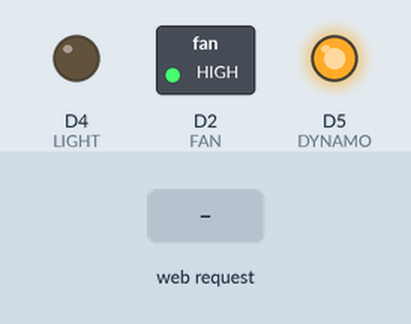
The sketch below on a simulated ESP8266 (NodeMCU). On the bench: switched loads named in the sketch (green lamp = pin HIGH), output pins drawn as LEDs (lit = HIGH). The test bench sets the inputs (shaded band). WiFi joins after 1.5 s; servers stay silent unless stated; what the sketch prints to the serial monitor is not drawn.

Above: at 2.7 s.
2.8 s: HTTP request GET /fanon received
At 3.1 s:
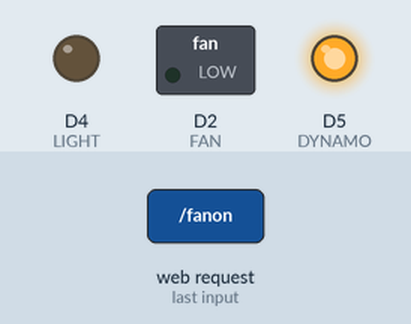
4.3 s: HTTP request GET /lightoff received
At 5.4 s:
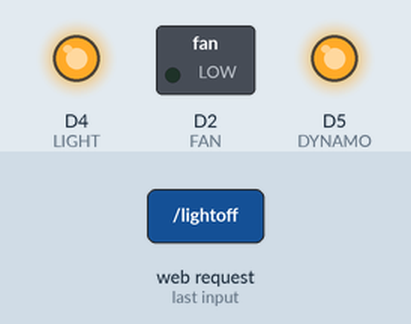
5.8 s: HTTP request GET /fanoff received
At 6.6 s:
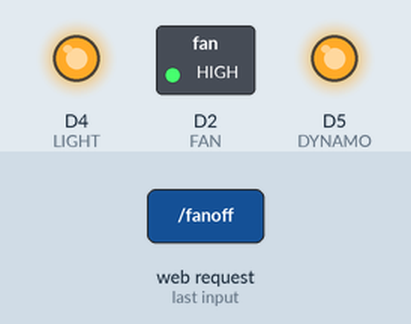
7.3 s: HTTP request GET /dynamoon received
At 7.7 s:
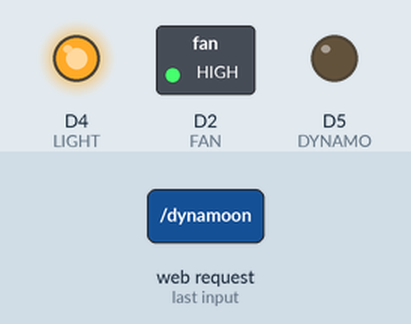
8.8 s: HTTP request GET /lighton received
At 10.0 s:
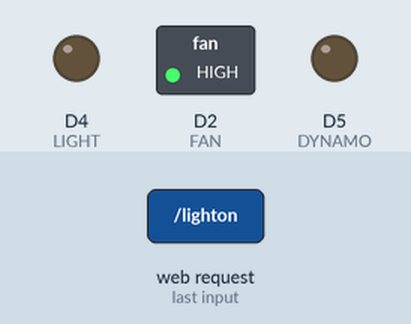
10.3 s: HTTP request GET /fanon received
At 11.2 s:
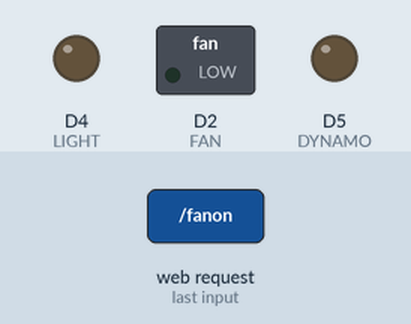
Timing chart, 0 to 12.8 s (numbered marks = the images above; inputs shaded):
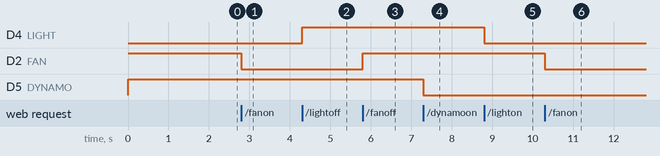

Measured:
- after the input at 2.8 s, D2 (FAN): HIGH → LOW at once
- after the input at 4.3 s, D4 (LIGHT): LOW → HIGH at once
- after the input at 5.8 s, D2 (FAN): LOW → HIGH at once
- after the input at 7.3 s, D5 (DYNAMO): HIGH → LOW at once
- after the input at 8.8 s, D4 (LIGHT): HIGH → LOW at once
- after the input at 10.3 s, D2 (FAN): HIGH → LOW at once

The sketch:

fan_light_dynamo_browser.ino
```cpp
#include <ESP8266WiFi.h>
#define FAN D2
#define LIGHT D4
#define DYNAMO D5
const char* ssid = "D'RIVERA ATAS";
const char* password = "samasama";
unsigned char status_fan = 1;
unsigned char status_light = 0;
unsigned char status_dynamo = 1;
WiFiServer server(80);

void setup(){
  Serial.begin(115200);
  pinMode(FAN, OUTPUT);
  pinMode(LIGHT, OUTPUT);
  pinMode(DYNAMO, OUTPUT);
  digitalWrite(FAN,HIGH);
  digitalWrite(LIGHT,LOW);
  digitalWrite(DYNAMO,HIGH);
  Serial.println();
  Serial.println();
  Serial.print("Connecting to ");
  Serial.println(ssid);
  WiFi.begin(ssid, password);
  while(WiFi.status()!=WL_CONNECTED)
  {
    delay(500);
    Serial.print(".");
  }
  Serial.println("");
  Serial.println("Wifi Connected");
  server.begin();
  Serial.println("Server Started");
  Serial.println(WiFi.localIP());
}
void loop(){
  WiFiClient client = server.available();
  if(!client)
  {
    return;
  }
  Serial.println("new client");
  while(!client.available())
  {
    delay(1);
  }
  String req = client.readStringUntil('\r');
  Serial.println(req);
  client.flush();

  if(req.indexOf("/fanon") != -1)
  {
    status_fan=0;
    digitalWrite(FAN,LOW);
    Serial.println("FAN ON");
  }
  else if(req.indexOf("/fanoff") != -1)
  {
    status_fan=1;
    digitalWrite(FAN,HIGH);
    Serial.println("FAN OFF");
  }

  if(req.indexOf("/lighton") != -1)
  {
    status_light=0;
    digitalWrite(LIGHT,LOW);
    Serial.println("LIGHT ON");
  }
  else if(req.indexOf("/lightoff") != -1)
  {
    status_light=1;
    digitalWrite(LIGHT,HIGH);
    Serial.println("LIGHT OFF");
  }

  if(req.indexOf("/dynamoon") != -1)
  {
    status_dynamo=0;
    digitalWrite(DYNAMO,LOW);
    Serial.println("DYNAMO ON");
  }
  else if(req.indexOf("/dynamooff") != -1)
  {
    status_dynamo=1;
    digitalWrite(DYNAMO,HIGH);
    Serial.println("DYNAMO OFF");
  }

  String web = "HTTP/1.1 200 OK\r\nContent-Type: text/html\r\n\r\n";
  web +="<html>\r\n";
  web +="<body>\r\n";
  web +="<h1>LED Status</h1>\r\n";
  web +="<p>\r\n";
  if(status_fan==1)
    web +="FAN Off\r\n";
  else
    web +="FAN on\r\n";
  if(status_light==1)
    web +="LIGHT On\r\n";
  else
    web +="LIGHT Off\r\n";
  if(status_dynamo==1)
    web +="DYNAMO On\r\n";
  else
    web +="DYNAMO Off\r\n";
  web +="</p>\r\n";
  web +="</p>\r\n";
  web +="<a href=\"/fanon\">\r\n";
  web +="<button>FAN ON</button>\r\n";
  web +="</a>\r\n";
  web +="</p>\r\n";
  web +="<a href=\"/fanoff\">\r\n";
  web +="<button>FAN OFF</button>\r\n";
  web +="</a>\r\n";

  web +="</p>\r\n";
  web +="</p>\r\n";
  web +="<a href=\"/lightoff\">\r\n";
  web +="<button>LIGHT OFF</button>\r\n";
  web +="</a>\r\n";
  web +="</p>\r\n";
  web +="<a href=\"/lighton\">\r\n";
  web +="<button>LIGHT ON</button>\r\n";
  web +="</a>\r\n";

  web +="</p>\r\n";
  web +="</p>\r\n";
  web +="<a href=\"/dynamooff\">\r\n";
  web +="<button>DYNAMO OFF</button>\r\n";
  web +="</a>\r\n";
  web +="</p>\r\n";
  web +="<a href=\"/dynamoon\">\r\n";
  web +="<button>DYNAMO ON</button>\r\n";
  web +="</a>\r\n";

  web +="</body>\r\n";
  web +="</html>\r\n";

  client.print(web);
}
```
